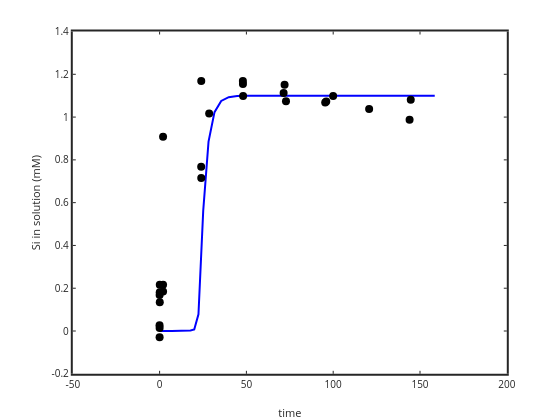

Notebook cell for this chart:
### Code cell
plot(time,1e3*(Siaq),'b-','linewidth',2); ylabel('Si in solution (mM)'); xlabel('time')
hold on
plot(sampletime,sampleSi*1e3,'ko','markersize',8,'markerfacecolor','k')
set(gca,'linewidth',2)

### Figure 1 — Plotly figure (JSON) as saved in the notebook; plotly's stock layout.template omitted (floating-point values rounded to 4 significant figures)
{"data": [{"line": {"color": "rgb(0,0,255)", "dash": "solid", "width": 2}, "marker": {"color": "rgb(0,0,255)", "line": {"color": "rgb(0,0,255)"}, "size": 6, "symbol": "none"}, "mode": "lines", "name": "", "showlegend": false, "type": "scatter", "visibility": true, "x": [0, 1.122, 1.259, 1.413, 1.585, 1.778, 1.995, 2.239, 2.512, 2.818, 3.162, 3.548, 3.981, 4.467, 5.012, 5.623, 6.31, 7.079, 7.943, 8.913, 10, 11.22, 12.59, 14.13, 15.85, 17.78, 19.95, 22.39, 25.12, 28.18, 31.62, 35.48, 39.81, 44.67, 50.12, 56.23, 63.1, 70.79, 79.43, 89.13, 100, 112.2, 125.9, 141.3, 158.5], "xaxis": "x", "y": [0, 0.0006815, 0.0006326, 0.0005886, 0.0005525, 0.0005223, 0.0004992, 0.0004807, 0.0004666, 0.0004568, 0.0004515, 0.0004499, 0.0004523, 0.0004592, 0.0004702, 0.0004872, 0.0005092, 0.0005394, 0.0005794, 0.0006333, 0.0007049, 0.0008076, 0.0009567, 0.001195, 0.001616, 0.002604, 0.006919, 0.078, 0.5617, 0.8851, 1.023, 1.076, 1.093, 1.098, 1.099, 1.1, 1.1, 1.1, 1.1, 1.1, 1.1, 1.1, 1.1, 1.1, 1.1], "yaxis": "y"}, {"line": {"color": "rgb(0,0,0)", "width": 0.5}, "marker": {"color": "rgb(0,0,0)", "line": {"color": "rgb(0,0,0)"}, "size": 8, "symbol": "circle"}, "mode": "markers", "name": "", "showlegend": false, "type": "scatter", "visibility": true, "x": [0, 0.1, 2, 24, 48.1, 72.8, 95.4, 120.7, 0, 0.08, 2, 23.95, 28.55, 47.97, 71.43, 99.97, 144.7, -0.03, 0, 0.1, 2, 24, 48, 72, 96, 144], "xaxis": "x", "y": [-0.0288, 0.135, 0.1848, 0.715, 1.098, 1.074, 1.068, 1.038, 0.0144, 0.1815, 0.2167, 0.7679, 1.016, 1.168, 1.113, 1.099, 1.08, 0.0266, 0.1679, 0.2158, 0.9079, 1.169, 1.155, 1.151, 1.073, 0.9879], "yaxis": "y"}], "layout": {"height": 420, "hovermode": "closest", "margin": {"b": 0, "l": 0, "r": 0, "t": 0}, "plot_bgcolor": "rgba(0,0,0,0)", "showlegend": false, "width": 560, "xaxis": {"anchor": "y", "autorange": false, "domain": [0.13, 0.905], "exponentformat": "none", "gridcolor": "rgba(38,38,38,0.15)", "gridwidth": 2, "linecolor": "rgb(38,38,38)", "linewidth": 2, "mirror": "ticks", "range": [-50, 200], "showgrid": false, "showline": true, "side": "bottom", "spikedash": "solid", "spikemode": "across", "spikesides": false, "spikethickness": 1, "tickangle": 0, "tickcolor": "rgb(38,38,38)", "tickfont": {"color": "rgb(38,38,38)", "size": 10}, "ticklen": 3, "ticks": "inside", "ticktext": ["-50", "0", "50", "100", "150", "200"], "tickvals": [-50, 0, 50, 100, 150, 200], "title": {"font": {"color": "rgb(38,38,38)", "size": 11}, "text": "time"}, "type": "linear", "visible": true, "zeroline": false}, "yaxis": {"anchor": "x", "autorange": false, "domain": [0.11, 0.925], "exponentformat": "none", "gridcolor": "rgba(38,38,38,0.15)", "gridwidth": 2, "linecolor": "rgb(38,38,38)", "linewidth": 2, "mirror": "ticks", "range": [-0.2, 1.4], "showgrid": false, "showline": true, "side": "left", "spikedash": "solid", "spikemode": "across", "spikesides": false, "spikethickness": 1, "tickangle": 0, "tickcolor": "rgb(38,38,38)", "tickfont": {"color": "rgb(38,38,38)", "size": 10}, "ticklen": 3, "ticks": "inside", "ticktext": ["-0.2", "0", "0.2", "0.4", "0.6", "0.8", "1", "1.2", "1.4"], "tickvals": [-0.2, 0, 0.2, 0.4, 0.6, 0.8, 1, 1.2, 1.4], "title": {"font": {"color": "rgb(38,38,38)", "size": 11}, "text": "Si in solution (mM)"}, "type": "linear", "visible": true, "zeroline": false}}}
